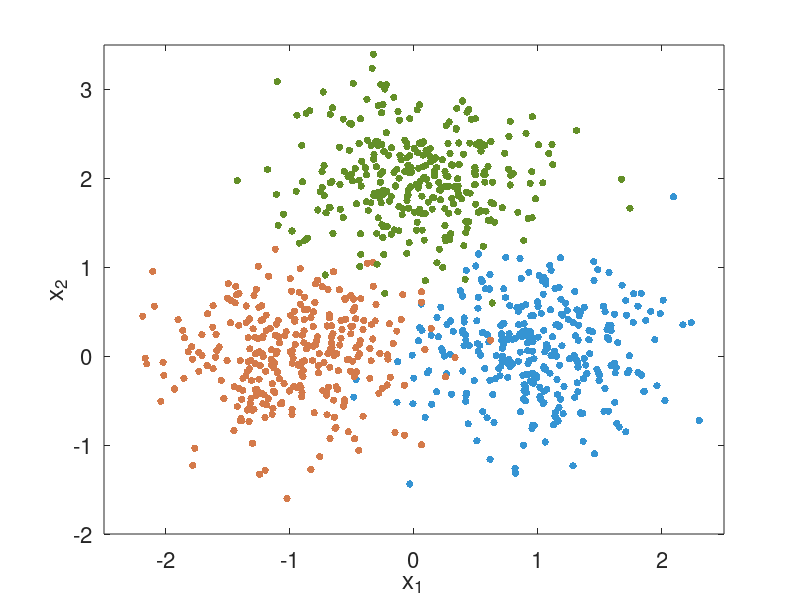

Reproduce this figure in MATLAB. (Note: this script raises an error after producing the figure.)
clear all
clc
close all

load("data.mat")
color1=[[0, 0, 1];[1, 0, 0];[0, 0.4, 0]];
color=[[0.25, 0.6970, 0.9910];[1.00, 0.5750, 0.3480];[0.4660, 0.6740, 0.1880]];
color2=color*1.8;
color2(color2>1)=1;
color=color/1.2;
y=-1.95:0.01:3.45;
L=length(y);
data1=[];
for x=-2.45:0.01:2.45
    data1=[data1;[ones(L,1)*x,y']];
end


figure
plot(data0(Y0==1,1),data0(Y0==1,2),'.','markersize',16,'color',color(1,:));
hold on
plot(data0(Y0==2,1),data0(Y0==2,2),'.','markersize',16,'color',color(2,:));
plot(data0(Y0==3,1),data0(Y0==3,2),'.','markersize',16,'color',color(3,:));
axis([-2.5,2.5,-2,3.5])
xlabel('x_1')
ylabel('x_2')
% grid on
set(gca,'fontsize',16)
hold off

GranLevel=2;
mode='learning';

task='c';
L=length(Y0);
input.y=Y0;
input.data=data0;
input.chunksize=L;
input.granlevel=GranLevel;
[output0]=SOFBIS(input,mode,task);
center1=output0.CEN;

mode='testing';
input=output0;
input.chunksize=100;
input.data=data0;
[output]=SOFBIS(input,mode,task);
label =output.pred;

mode='testing';
input=output0;
input.chunksize=100;
input.data=data1;
[output]=SOFBIS(input,mode,task);
label2 =output.pred;

figure
hold on
scatter(data1(label2==1,1),data1(label2==1,2),16,'.','MarkerEdgeColor',color2(1,:),'MarkerEdgeAlpha',0.8);
scatter(data1(label2==2,1),data1(label2==2,2),16,'.','MarkerEdgeColor',color2(2,:),'MarkerEdgeAlpha',0.8);
scatter(data1(label2==3,1),data1(label2==3,2),16,'.','MarkerEdgeColor',color2(3,:),'MarkerEdgeAlpha',0.8);
plot(data0(Y0==1,1),data0(Y0==1,2),'.','markersize',16,'color',color(1,:));
plot(data0(Y0==2,1),data0(Y0==2,2),'.','markersize',16,'color',color(2,:));
plot(data0(Y0==3,1),data0(Y0==3,2),'.','markersize',16,'color',color(3,:));
xlabel('x_1')
ylabel('x_2')
grid on
voronoi(center1(:,1),center1(:,2),'k--');
set(gca,'fontsize',16)
plot(center1(:,1),center1(:,2),'.','markersize',24,'linewidth',2,'color',[0,0.0,0]);
axis([-2.5,2.5,-2,3.5])
hold off
set(gca, 'box', 'on')



%%
GranLevel=2;
mode='learning';
task='c';
L=length(Y0);
input.y=Y0;
input.data=data0;
input.chunksize=L;
input.gamma=1;
[output0]=SOFBISplus(input,mode,task);
center1=output0.CEN;

mode='testing';
input=output0;
input.chunksize=100;
input.data=data0;
[output]=SOFBISplus(input,mode,task);
label =output.pred;

mode='testing';
input=output0;
input.chunksize=100;
input.data=data1;
[output]=SOFBISplus(input,mode,task);
label2 =output.pred;

figure
hold on
scatter(data1(label2==1,1),data1(label2==1,2),16,'.','MarkerEdgeColor',color2(1,:),'MarkerEdgeAlpha',0.8);
scatter(data1(label2==2,1),data1(label2==2,2),16,'.','MarkerEdgeColor',color2(2,:),'MarkerEdgeAlpha',0.8);
scatter(data1(label2==3,1),data1(label2==3,2),16,'.','MarkerEdgeColor',color2(3,:),'MarkerEdgeAlpha',0.8);
plot(data0(Y0==1,1),data0(Y0==1,2),'.','markersize',16,'color',color(1,:));
plot(data0(Y0==2,1),data0(Y0==2,2),'.','markersize',16,'color',color(2,:));
plot(data0(Y0==3,1),data0(Y0==3,2),'.','markersize',16,'color',color(3,:));
xlabel('x_1')
ylabel('x_2')
grid on
voronoi(center1(:,1),center1(:,2),'k--');
set(gca,'fontsize',16)
plot(center1(:,1),center1(:,2),'.','markersize',24,'linewidth',2,'color',[0,0.0,0]);
axis([-2.5,2.5,-2,3.5])
hold off
set(gca, 'box', 'on')